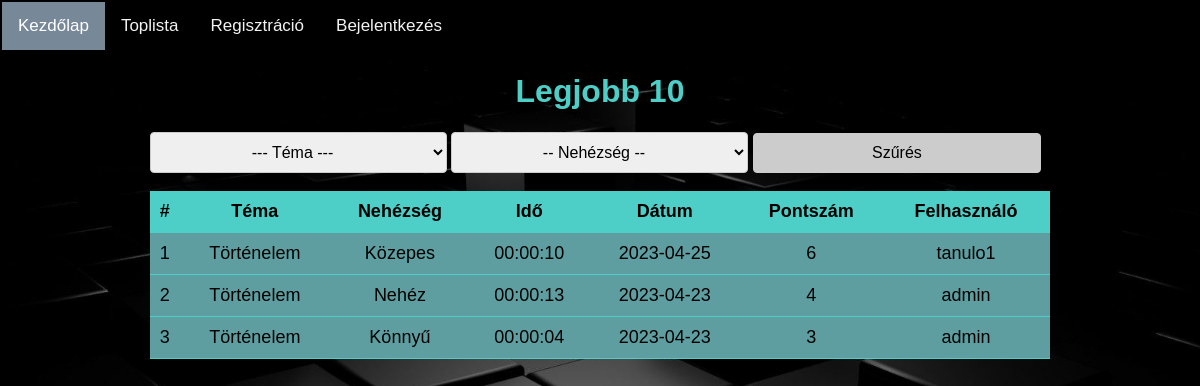
Screenshot of /toplist.php?tema=1 with the database file from the repository.
### tables this page shows
CREATE TABLE `eredmeny` (
  `id` int(10) UNSIGNED NOT NULL,
  `felhasznalo_id` int(10) UNSIGNED NOT NULL,
  `tema_id` int(10) UNSIGNED NOT NULL,
  `pontszam` int(11) NOT NULL,
  `mikor` date NOT NULL DEFAULT current_timestamp(),
  `ido` time NOT NULL,
  `nehezseg_id` int(10) UNSIGNED NOT NULL DEFAULT 1
);

CREATE TABLE `tema` (
  `id` int(10) UNSIGNED NOT NULL,
  `nev` varchar(256) NOT NULL,
  `kep_url` text DEFAULT NULL
);

CREATE TABLE `nehezseg` (
  `id` int(10) UNSIGNED NOT NULL,
  `nev` varchar(256) NOT NULL
);

CREATE TABLE `felhasznalo` (
  `id` int(10) UNSIGNED NOT NULL,
  `felhasznalo` varchar(256) NOT NULL,
  `jelszo` varchar(256) NOT NULL,
  `email` varchar(255) NOT NULL,
  `admin` tinyint(1) NOT NULL DEFAULT 0
);

### kozos/adatbazis.php (called while the page is built, shortened)
<?php
class Database
{
    private $database = 'quiztime';
    private $host = 'localhost';
    private $user = 'root';
    private $password = '';
    protected $dbc = null;
    public function __construct()
    {
        try {
            $this->dbc = new mysqli($this->host, $this->user, $this->password, $this->database);
            $this->dbc->set_charset('utf8');
        } catch (mysqli_sql_exception $exc) {
            echo "Kapcsolódási hiba:" . $exc->getMessage();
        }
    }
    public function RunSQL($sql, ...$args)
    {
        try {
            $utasitas = $this->dbc->prepare($sql);
            $utasitas->execute();
            $result = $utasitas->get_result();
            return $result;
        } catch (mysqli_sql_exception $exc) {
            echo "Lekérdezési hiba: " . $exc->getMessage();
        }
    }
}

### toplist.php (the view, shortened to what this page needs)
<!DOCTYPE html>
<html lang="en">
<?php
include 'kozos/adatbazis.php';
$db = new Database();
?>
<head>
  <link href="kozos/toplist.css" rel="stylesheet" type="text/css" />
</head>
<?php include_once("header.php"); ?>
<body>
  <div class="container">
    <h1>Legjobb 10</h1>
    <form method="get" action="">
      <select class="select" name="tema" id="tema">
        <option value="" class="betu">--- Téma ---</option>
      </select>
      <select class="select" name="nehezseg" id="nehezseg">
        <option value="" class="betu">-- Nehézség --</option>
      </select>
      <button type="submit" class="buttona">Szűrés</button>
    </form>
    <br>
    <?php
    $where = "";
    if (isset($_GET["tema"]) && !empty($_GET["tema"])) {
      $where .= " WHERE tema_id = " . $_GET["tema"];
    }
    if (isset($_GET["tema"]) && !empty($_GET["tema"])) {
      if (empty($where)) {
        $where .= " WHERE tema_id = " . $_GET["tema"];
      } else {
        $where .= " AND tema_id = " . $_GET["tema"];
      }
    }
    $sql = "SELECT eredmeny.*, felhasznalo.felhasznalo, tema.nev AS tema_nev, nehezseg.nev AS nehezseg_nev
    FROM eredmeny
    JOIN felhasznalo ON eredmeny.felhasznalo_id = felhasznalo.id
    JOIN tema ON eredmeny.tema_id = tema.id
    JOIN nehezseg ON eredmeny.nehezseg_id = nehezseg.id";
    if (!empty($where)) {
      $sql .= $where;
    }
    $sql .= " ORDER BY pontszam DESC, ido ASC, id ASC LIMIT 10";
    $result = $db->RunSQL($sql);
    if ($result->num_rows > 0): ?>
      <div class='container'>
      <table class="table table-dark table-striped">
          <thead>
            <tr>
              <th>#</th>
              <th>Téma</th>
              <th>Nehézség</th>
              <th>Idő</th>
              <th>Dátum</th>
              <th>Pontszám</th>
              <th>Felhasználó</th>
            </tr>
          </thead>
          <tbody>
            <?php $counter = 1;
            while ($row = $result->fetch_assoc()): ?>
              <tr>
                <td>
                  <?= $counter ?>
                </td>
                <td>
                  <?= $row["tema_nev"] ?>
                </td>
                <td>
                  <?= $row["nehezseg_nev"] ?>
                </td>
                <td>
                  <?= $row["ido"] ?>
                </td>
                <td>
                  <?= $row["mikor"] ?>
                </td>
                <td>
                  <?= $row["pontszam"] ?>
                </td>
                <td>
                  <?= $row["felhasznalo"] ?>
                </td>
              </tr>
              <?php
              $counter++;
            endwhile; ?>
          </tbody>
        </table>
      </div>
    <?php endif; ?>

### kozos/toplist.css (style rules this page uses)
body { font-family: Arial, sans-serif; font-family: Arial, Helvetica, sans-serif; background-image: url('pic.jpg'); margin: 0%; background-repeat: no-repeat; background-size: cover; background-position: center; min-height: 100vh; flex-direction: column; justify-content: center; }
.container { max-width: 900px; margin: 0 auto; justify-content: center; }
table { border-collapse: collapse; width: 100%; background-color: cadetblue; }
th, td { font-size: 18px; text-align: left; padding: 10px 5px; border-bottom: 1px solid #4dcfc7; text-align: center; color: black; }
th { background-color: #4dcfc7; }
h1 { color: #4dcfc7; text-align: center; }
select { padding: 10px; font-size: 16px; border: 1px solid #ccc; border-radius: 4px; width: 33%; text-align: center; align-items: center; display: inline-flex; }
.select option { padding: 20px; font-size: 16px; background-color: #ccc; color: #000; }
.buttona { width: 32%; border-radius: 4px; border: 1px solid #ccc; padding: 10px; align-items: center; text-align: center; font-size: 16px; background-color: #ccc; }

### rows the page displays
eredmeny: tema.nev "Történelem", nehezseg.nev "Közepes", ido "00:00:10", mikor "2023-04-25", pontszam "6", felhasznalo.felhasznalo "tanulo1"
eredmeny: tema.nev "Történelem", nehezseg.nev "Nehéz", ido "00:00:13", mikor "2023-04-23", pontszam "4", felhasznalo.felhasznalo "admin"
eredmeny: tema.nev "Történelem", nehezseg.nev "Könnyű", ido "00:00:04", mikor "2023-04-23", pontszam "3", felhasznalo.felhasznalo "admin"
